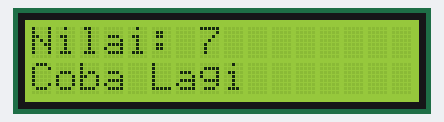
Recording of a program running on a simulated ESP32. Parts: 16×2 character LCD. Random numbers use the default seed unless the program sets one.

Above: at 0.1 s.
At 4.2 s:
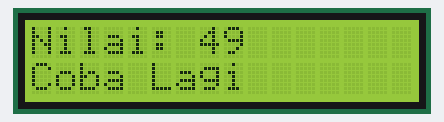
At 8.2 s:
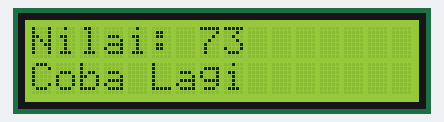
At 12.2 s:
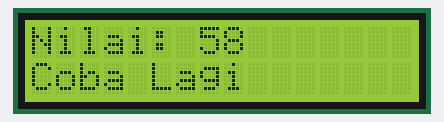
At 20.2 s:
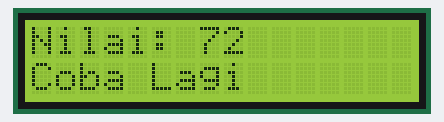
At 28.3 s:
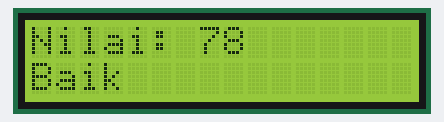

Measured:
- what the display in image 1 shows lasts 4.0 s, from 4.1 s to 8.1 s

The program:

main.cpp
```cpp
#include <Arduino.h>
#include <LiquidCrystal_I2C.h>

int lcdColumns = 16;
int lcdRows = 2;

LiquidCrystal_I2C lcd(0x27, lcdColumns, lcdRows);

void setup(){
  // initialize LCD
  lcd.init();
  // turn on the backlight
  lcd.backlight();
}

void loop(){
  int nilai = random(0, 100);

  lcd.clear();
  lcd.setCursor(0, 0);
  lcd.print("Nilai: ");
  lcd.print(nilai);

  lcd.setCursor(0, 1);

  // Condition
  if (nilai > 90) {
    lcd.print("Sangat Baik");
  } else if (nilai >= 75 && nilai <= 89) {
    lcd.print("Baik");
  } else {
    lcd.print("Coba Lagi");
  }

  delay(4000);
}
```
